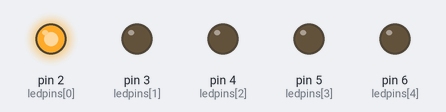
The sketch below on a simulated Arduino Uno, built with avr-gcc and run on an emulated ATmega328P. Parts: output pins drawn as LEDs (lit = HIGH).

Above: at 0.1 s.
At 0.9 s:
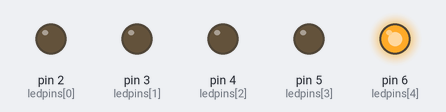
At 1.1 s:
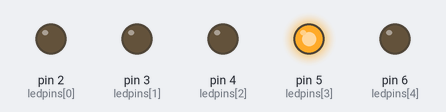
At 2.1 s:
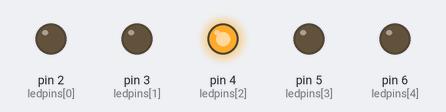
At 3.5 s:
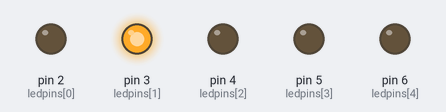
Timing chart, 0 to 3.8 s (numbered marks = the images above):
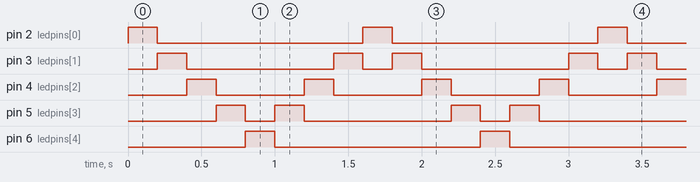

Measured:
- by itself, pin 2 (ledpins[0]), pin 6 (ledpins[4]): alternates HIGH for 0.20 s and LOW for 1.4 s
- by itself, pin 3 (ledpins[1]): repeats every 1.6 s: LOW 1.0 s, HIGH 0.20 s, LOW 0.20 s, HIGH 0.20 s
- by itself, pin 4 (ledpins[2]): alternates HIGH for 0.20 s and LOW for 0.60 s
- by itself, pin 5 (ledpins[3]): repeats every 1.6 s: LOW 0.20 s, HIGH 0.20 s, LOW 1.0 s, HIGH 0.20 s

The sketch:

mpu_class_0929.ino
```cpp
// Lab - Sequentially Blink LED's - Part 2
// David Garrett
// 9-29-21

#define ArrayLength(x) (sizeof(x) / sizeof(x[0]))
// parameterized macro used to figure out length of an array

int ledpins[] = {2,3,4,5,6}; // Creates an array of all the pin numbers
int i = 0;
int t = 200;


void setup() {
  for (int i=0; i < ArrayLength(ledpins); i++) {
    pinMode(ledpins[i], OUTPUT);
    // for loop goes through each pin in the array and sets up pinmode to output
    // ArrayLength(ledpins) figures out the length of array
    // first value in for loop is starting value, next is the exit condition
    // last value is the step value
  }
  }

void loop() {

  // two for loops
  // first one is designed to blink all LEDs left to right besides last one
  // second one is designed to blink all LEDs right to left besides first one
  // Design this way to prevent the end LEDs from double blinking

  for (i; i < ArrayLength(ledpins)-1; i++) {
    // for loop blinks all LEDs besides the last one
    blink(ledpins[i], t);
    if (i == ArrayLength(ledpins)-2) {
      // if statement triggers right before last LED
      for (i+=1; i > 0; i--) {
        // for loop designed to blink all LEDs in the other direction besides
        // the first LED.
        // i is incrimented by 1 so the last LED blinks.
        // the exit condition stops blinking right before the first LED
        // i is decreased by 1 each loop
        blink(ledpins[i], t);
      }
      i = -1; // resets the i value
      // makes it so when the first for loop gets triggered after second one
      // the first LED starts blinking
    }
  }
}

void blink(int led, int delay_time) {
  digitalWrite(led, HIGH);
  delay(delay_time);
  digitalWrite(led, LOW);
}
```
